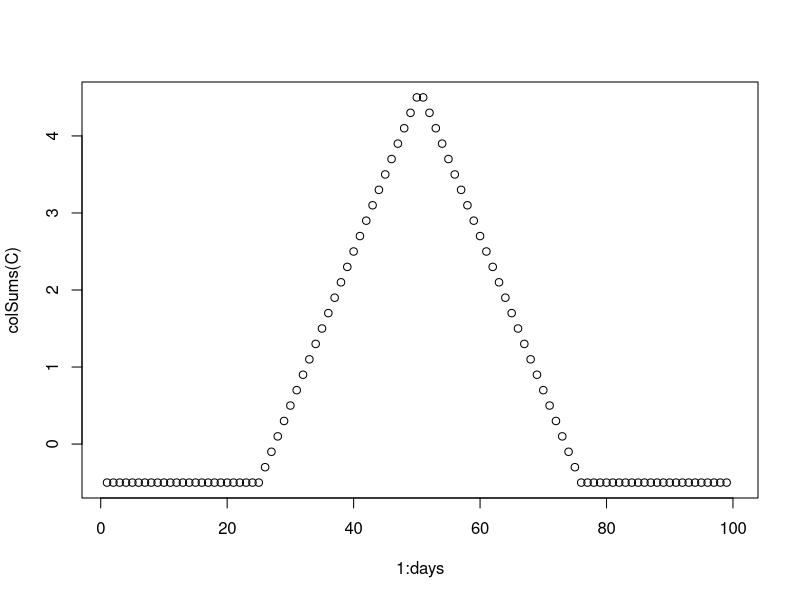
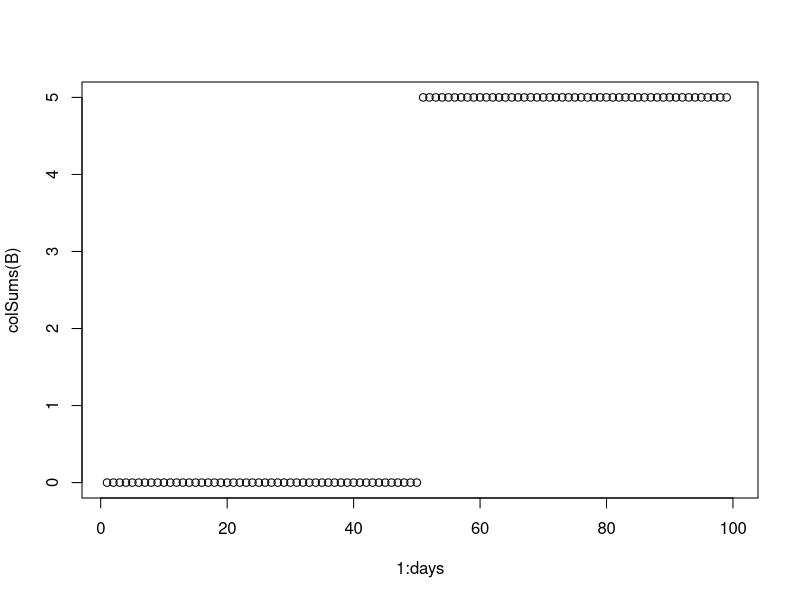
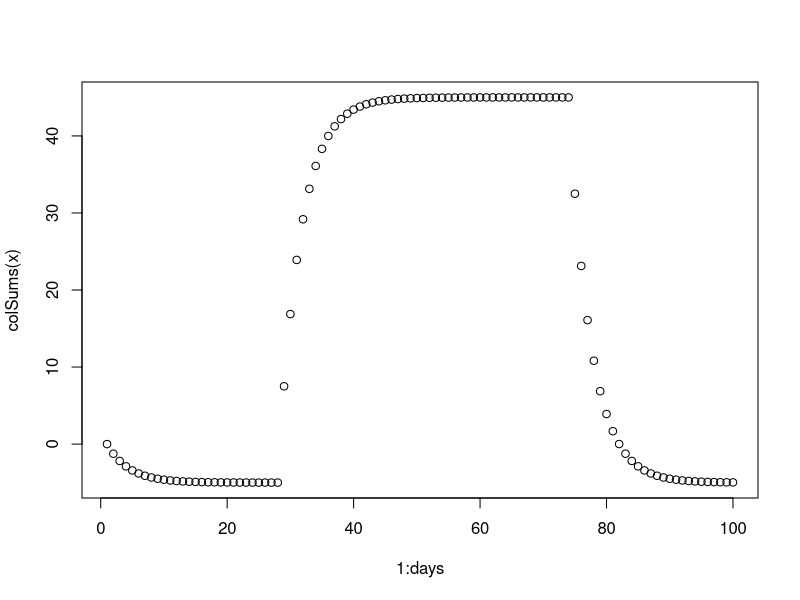
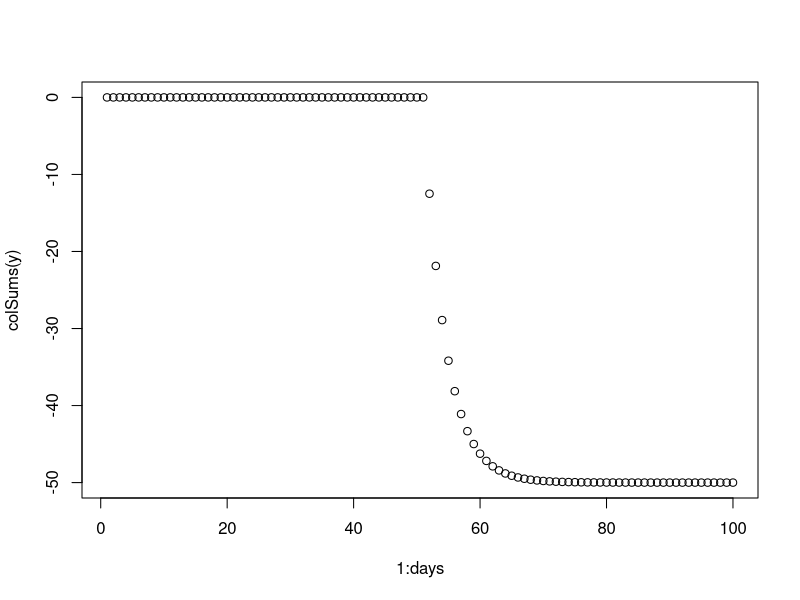
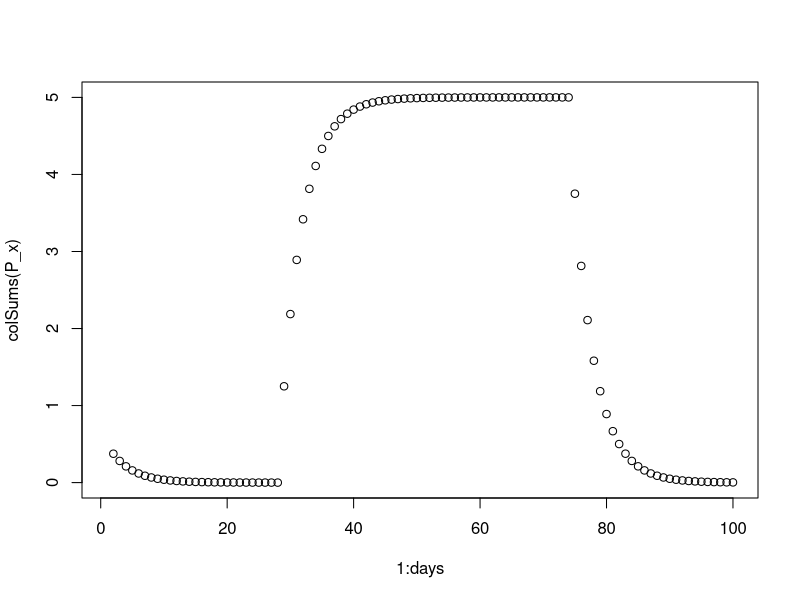
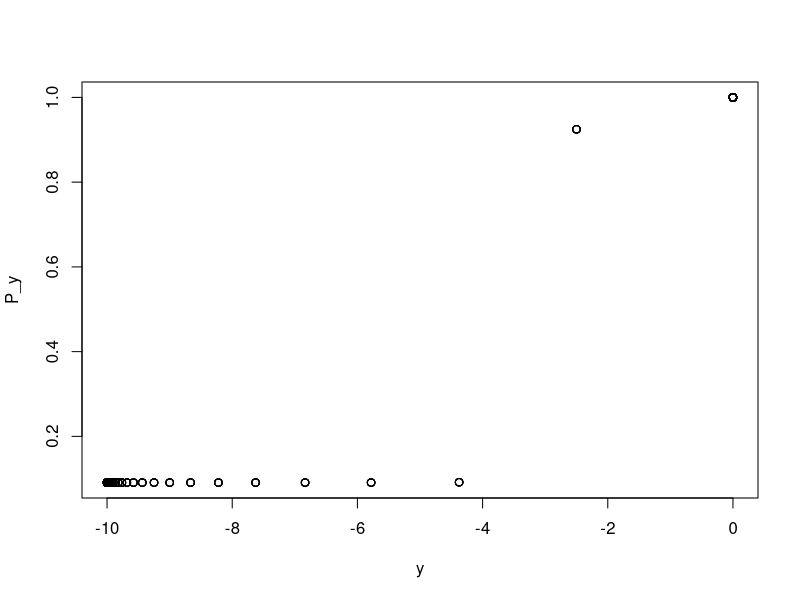
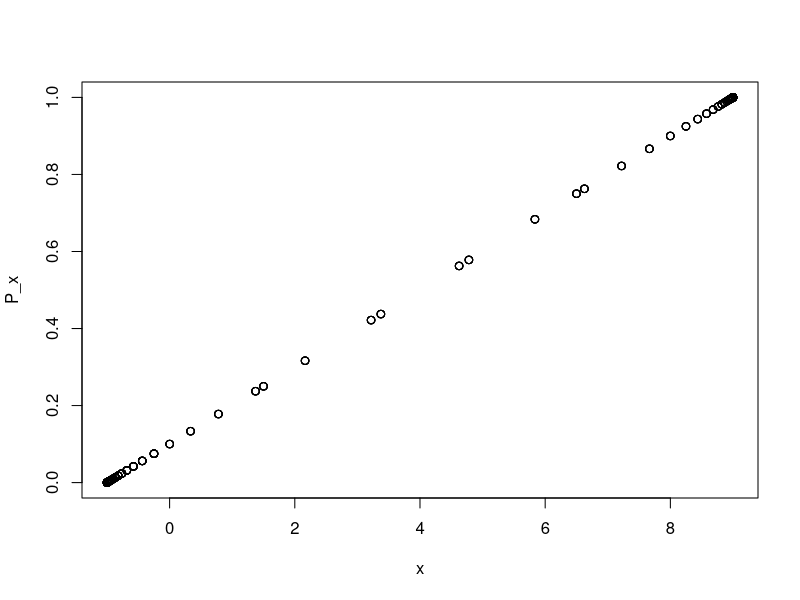
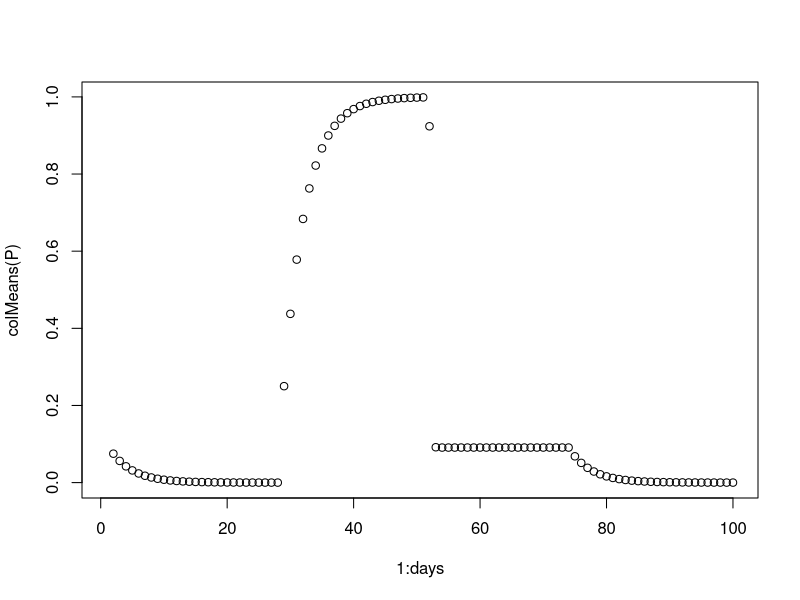

Write R code to recreate these figures, in order.
# testing out having 2 separate x terms for fish and hunt
# Jan 2024

seals <- 5
days <- 100

a <- 1
b <- 2
w <- 0.1
ymin <- -10
ymax <- 0
xmin <- -1
xmax <- 9
steepness <- 5
threshold <- -3

Pf <- array(dim = c(seals, days), data = rep(0.1, seals * days))
Pd <- array(dim = c(seals, days), data = rep(0.1, seals * days))
x <- array(dim = c(seals, days), data = rep(0, seals * days))
y <- array(dim = c(seals, days), data = rep(0, seals * days))
C <- array(dim = c(seals, days), data = rep(NA, seals * days))
B <- array(dim = c(seals, days), data = rep(NA, seals * days))
P_x <- array(dim = c(seals, days), data = rep(NA, seals * days))
P_y <- array(dim = c(seals, days), data = rep(NA, seals * days))
P <- array(dim = c(seals, days), data = rep(NA, seals * days))

salmon <- array(dim = c(days), data = c(rep(0, days/4), seq_len(days/4), rev(seq_len(days/4)), rep(0, days/4)))
hunting <- array(dim = c(days), data = c(rep(0, days/2), rep(1, days/2)))
satiation <- max(salmon)

for(i in 1:(days-1)){
  for(seal in 1:seals){
    C[seal, i] <- salmon[i]/satiation - w
    if(C[seal, i] > 0){
      d_x <- 0.25*(xmax - x[seal, i])
    } else if(C[seal, i] < 0){
      d_x <- 0.25*(xmin - x[seal, i])
    } else {d_x <- 0}
    x[seal, i+1] <- x[seal, i] + d_x
    P_x[seal, i+1] <- x[seal, i+1] * 0.1 + 0.1
    
    B[seal, i] <- hunting[i]
    if(B[seal, i] == 0){
      d_y <- 0.25*(ymax - y[seal, i])
    } else if(B[seal, i] > 0){
      d_y <- 0.25*(ymin - y[seal, i])
    }
    y[seal, i+1] <- y[seal, i] + d_y
    
    P_y[seal, i+1] <- 1-(1/(1.1 + exp(-steepness * (threshold - y[seal, i+1]))))
    
    P[seal, i+1] <- P_y[seal, i+1] * P_x[seal, i+1]
  }
}

plot(1:days, colSums(C))
plot(1:days, colSums(B))
plot(1:days, colSums(x))
plot(1:days, colSums(y))
plot(1:days, colSums(P_x))
plot(y, P_y)
plot(x, P_x)
plot(1:days, colMeans(P))
